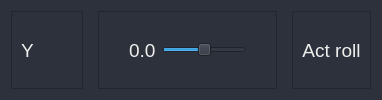
                     <widget class="QFrame" name="frame_eef_row_2">
                      <property name="minimumSize">
                       <size>
                        <width>0</width>
                        <height>50</height>
                       </size>
                      </property>
                      <property name="styleSheet">
                       <string notr="true">background-color: rgb(44, 49, 60);</string>
                      </property>
                      <property name="frameShape">
                       <enum>QFrame::NoFrame</enum>
                      </property>
                      <property name="frameShadow">
                       <enum>QFrame::Plain</enum>
                      </property>
                      <layout class="QHBoxLayout" name="horizontalLayout_125">
                       <property name="spacing">
                        <number>6</number>
                       </property>
                       <item>
                        <widget class="QFrame" name="frame_joint_seg1_ID_16">
                         <property name="minimumSize">
                          <size>
                           <width>0</width>
                           <height>0</height>
                          </size>
                         </property>
                         <property name="maximumSize">
                          <size>
                           <width>16777215</width>
                           <height>16777215</height>
                          </size>
                         </property>
                         <property name="frameShape">
                          <enum>QFrame::StyledPanel</enum>
                         </property>
                         <property name="frameShadow">
                          <enum>QFrame::Raised</enum>
                         </property>
                         <layout class="QHBoxLayout" name="horizontalLayout_126">
                          <property name="spacing">
                           <number>9</number>
                          </property>
                          <property name="topMargin">
                           <number>0</number>
                          </property>
                          <property name="rightMargin">
                           <number>48</number>
                          </property>
                          <property name="bottomMargin">
                           <number>0</number>
                          </property>
                          <item>
                           <widget class="QLabel" name="label_49">
                            <property name="font">
                             <font>
                              <pointsize>14</pointsize>
                             </font>
                            </property>
                            <property name="styleSheet">
                             <string notr="true">color: rgb(238, 238, 236);</string>
                            </property>
                            <property name="text">
                             <string>Y</string>
                            </property>
                           </widget>
                          </item>
                         </layout>
                        </widget>
                       </item>
                       <item>
                        <widget class="QFrame" name="frame_joint_seg1_setRoll_16">
                         <property name="minimumSize">
                          <size>
                           <width>0</width>
                           <height>0</height>
                          </size>
                         </property>
                         <property name="maximumSize">
                          <size>
                           <width>500</width>
                           <height>16777215</height>
                          </size>
                         </property>
                         <property name="frameShape">
                          <enum>QFrame::NoFrame</enum>
                         </property>
                         <property name="frameShadow">
                          <enum>QFrame::Plain</enum>
                         </property>
                         <layout class="QHBoxLayout" name="horizontalLayout_127">
                          <property name="topMargin">
                           <number>0</number>
                          </property>
                          <property name="bottomMargin">
                           <number>0</number>
                          </property>
                          <item>
                           <widget class="QFrame" name="frame_39">
                            <property name="frameShape">
                             <enum>QFrame::StyledPanel</enum>
                            </property>
                            <property name="frameShadow">
                             <enum>QFrame::Raised</enum>
                            </property>
                            <layout class="QHBoxLayout" name="horizontalLayout_128">
                             <property name="leftMargin">
                              <number>30</number>
                             </property>
                             <property name="topMargin">
                              <number>0</number>
                             </property>
                             <property name="rightMargin">
                              <number>30</number>
                             </property>
                             <property name="bottomMargin">
                              <number>0</number>
                             </property>
                             <item>
                              <widget class="QLabel" name="label_seg1_setRoll_slider_16">
                               <property name="font">
                                <font>
                                 <pointsize>14</pointsize>
                                </font>
                               </property>
                               <property name="styleSheet">
                                <string notr="true">color: rgb(238, 238, 236);</string>
                               </property>
                               <property name="text">
                                <string>0.0</string>
                               </property>
                              </widget>
                             </item>
                             <item>
                              <widget class="QSlider" name="slider_seg1_setRoll_16">
                               <property name="maximumSize">
                                <size>
                                 <width>16777215</width>
                                 <height>16777215</height>
                                </size>
                               </property>
                               <property name="minimum">
                                <number>-20</number>
                               </property>
                               <property name="maximum">
                                <number>20</number>
                               </property>
                               <property name="orientation">
                                <enum>Qt::Horizontal</enum>
                               </property>
                              </widget>
                             </item>
                            </layout>
                           </widget>
                          </item>
                         </layout>
                        </widget>
                       </item>
                       <item>
                        <widget class="QFrame" name="frame_joint_seg1_ActRoll_16">
                         <property name="frameShape">
                          <enum>QFrame::StyledPanel</enum>
                         </property>
                         <property name="frameShadow">
                          <enum>QFrame::Raised</enum>
                         </property>
                         <layout class="QHBoxLayout" name="horizontalLayout_129">
                          <property name="leftMargin">
                           <number>9</number>
                          </property>
                          <property name="topMargin">
                           <number>0</number>
                          </property>
                          <property name="bottomMargin">
                           <number>0</number>
                          </property>
                          <item>
                           <widget class="QLabel" name="Label_y_actual">
                            <property name="font">
                             <font>
                              <pointsize>14</pointsize>
                             </font>
                            </property>
                            <property name="layoutDirection">
                             <enum>Qt::LeftToRight</enum>
                            </property>
                            <property name="styleSheet">
                             <string notr="true">color: rgb(238, 238, 236);</string>
                            </property>
                            <property name="text">
                             <string>Act roll</string>
                            </property>
                            <property name="alignment">
                             <set>Qt::AlignCenter</set>
                            </property>
                           </widget>
                          </item>
                         </layout>
                        </widget>
                       </item>
                      </layout>
                     </widget>
